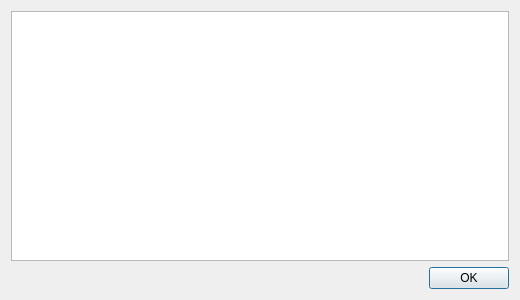
<?xml version="1.0" encoding="UTF-8"?>
<ui version="4.0">
 <class>License</class>
 <widget class="QDialog" name="License">
  <property name="geometry">
   <rect>
    <x>0</x>
    <y>0</y>
    <width>520</width>
    <height>300</height>
   </rect>
  </property>
  <property name="minimumSize">
   <size>
    <width>520</width>
    <height>0</height>
   </size>
  </property>
  <property name="windowTitle">
   <string>License</string>
  </property>
  <layout class="QVBoxLayout" name="verticalLayout">
   <item>
    <widget class="QPlainTextEdit" name="edit">
     <property name="readOnly">
      <bool>true</bool>
     </property>
    </widget>
   </item>
   <item>
    <widget class="QDialogButtonBox" name="buttonBox">
     <property name="orientation">
      <enum>Qt::Horizontal</enum>
     </property>
     <property name="standardButtons">
      <set>QDialogButtonBox::Ok</set>
     </property>
    </widget>
   </item>
  </layout>
 </widget>
 <resources/>
 <connections>
  <connection>
   <sender>buttonBox</sender>
   <signal>accepted()</signal>
   <receiver>License</receiver>
   <slot>accept()</slot>
   <hints>
    <hint type="sourcelabel">
     <x>248</x>
     <y>254</y>
    </hint>
    <hint type="destinationlabel">
     <x>157</x>
     <y>274</y>
    </hint>
   </hints>
  </connection>
  <connection>
   <sender>buttonBox</sender>
   <signal>rejected()</signal>
   <receiver>License</receiver>
   <slot>reject()</slot>
   <hints>
    <hint type="sourcelabel">
     <x>316</x>
     <y>260</y>
    </hint>
    <hint type="destinationlabel">
     <x>286</x>
     <y>274</y>
    </hint>
   </hints>
  </connection>
 </connections>
</ui>
